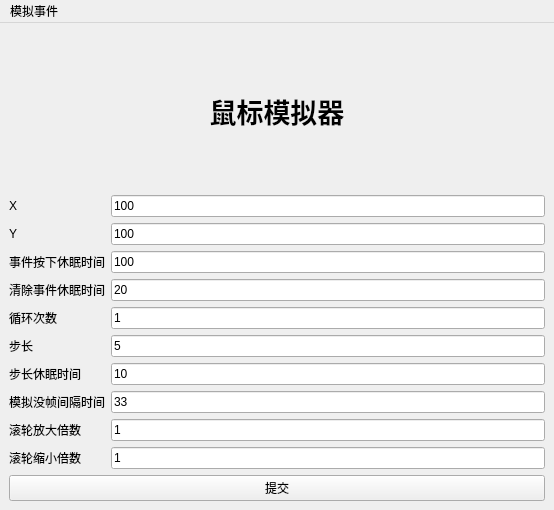
<?xml version="1.0" encoding="UTF-8"?>
<ui version="4.0">
 <class>MainWindow</class>
 <widget class="QMainWindow" name="MainWindow">
  <property name="geometry">
   <rect>
    <x>0</x>
    <y>0</y>
    <width>554</width>
    <height>510</height>
   </rect>
  </property>
  <property name="windowTitle">
   <string>MainWindow</string>
  </property>
  <widget class="QWidget" name="centralWidget">
   <layout class="QVBoxLayout" name="verticalLayout_2">
    <item>
     <layout class="QVBoxLayout" name="verticalLayout">
      <item>
       <widget class="QLabel" name="label_3">
        <property name="font">
         <font>
          <pointsize>20</pointsize>
          <bold>true</bold>
         </font>
        </property>
        <property name="text">
         <string>鼠标模拟器</string>
        </property>
        <property name="alignment">
         <set>Qt::AlignCenter</set>
        </property>
       </widget>
      </item>
     </layout>
    </item>
    <item>
     <layout class="QGridLayout" name="gridLayout">
      <item row="8" column="2">
       <widget class="QLineEdit" name="wheelZoomIn_mult_wheel_delta">
        <property name="text">
         <string>1</string>
        </property>
       </widget>
      </item>
      <item row="8" column="1">
       <widget class="QLabel" name="label_10">
        <property name="text">
         <string>滚轮放大倍数</string>
        </property>
       </widget>
      </item>
      <item row="1" column="2">
       <widget class="QLineEdit" name="target_move_y">
        <property name="text">
         <string>100</string>
        </property>
       </widget>
      </item>
      <item row="5" column="2">
       <widget class="QLineEdit" name="stride">
        <property name="text">
         <string>5</string>
        </property>
       </widget>
      </item>
      <item row="6" column="2">
       <widget class="QLineEdit" name="stride_delay">
        <property name="text">
         <string>10</string>
        </property>
       </widget>
      </item>
      <item row="3" column="2">
       <widget class="QLineEdit" name="clear_event_sleep_time">
        <property name="text">
         <string>20</string>
        </property>
       </widget>
      </item>
      <item row="2" column="1">
       <widget class="QLabel" name="label_7">
        <property name="text">
         <string>事件按下休眠时间</string>
        </property>
       </widget>
      </item>
      <item row="5" column="1">
       <widget class="QLabel" name="label_5">
        <property name="text">
         <string>步长</string>
        </property>
       </widget>
      </item>
      <item row="7" column="1">
       <widget class="QLabel" name="label_9">
        <property name="text">
         <string>模拟没帧间隔时间</string>
        </property>
       </widget>
      </item>
      <item row="2" column="2">
       <widget class="QLineEdit" name="event_down_sleep_time">
        <property name="text">
         <string>100</string>
        </property>
       </widget>
      </item>
      <item row="4" column="1">
       <widget class="QLabel" name="label_4">
        <property name="text">
         <string>循环次数</string>
        </property>
       </widget>
      </item>
      <item row="3" column="1">
       <widget class="QLabel" name="label_8">
        <property name="text">
         <string>清除事件休眠时间</string>
        </property>
       </widget>
      </item>
      <item row="6" column="1">
       <widget class="QLabel" name="label_6">
        <property name="text">
         <string>步长休眠时间</string>
        </property>
       </widget>
      </item>
      <item row="0" column="1">
       <widget class="QLabel" name="label">
        <property name="text">
         <string>X</string>
        </property>
       </widget>
      </item>
      <item row="0" column="2">
       <widget class="QLineEdit" name="target_move_x">
        <property name="text">
         <string>100</string>
        </property>
       </widget>
      </item>
      <item row="4" column="2">
       <widget class="QLineEdit" name="for_cnt">
        <property name="text">
         <string>1</string>
        </property>
       </widget>
      </item>
      <item row="7" column="2">
       <widget class="QLineEdit" name="frame_interval">
        <property name="text">
         <string>33</string>
        </property>
       </widget>
      </item>
      <item row="1" column="1">
       <widget class="QLabel" name="label_2">
        <property name="text">
         <string>Y</string>
        </property>
       </widget>
      </item>
      <item row="9" column="1">
       <widget class="QLabel" name="label_11">
        <property name="text">
         <string>滚轮缩小倍数</string>
        </property>
       </widget>
      </item>
      <item row="9" column="2">
       <widget class="QLineEdit" name="wheelZoomOut_mult_wheel_delta">
        <property name="text">
         <string>1</string>
        </property>
       </widget>
      </item>
     </layout>
    </item>
    <item>
     <widget class="QPushButton" name="submit">
      <property name="text">
       <string>提交</string>
      </property>
     </widget>
    </item>
   </layout>
  </widget>
  <widget class="QMenuBar" name="menuBar">
   <property name="geometry">
    <rect>
     <x>0</x>
     <y>0</y>
     <width>554</width>
     <height>21</height>
    </rect>
   </property>
   <widget class="QMenu" name="menu">
    <property name="title">
     <string>模拟事件</string>
    </property>
    <addaction name="moveCursor"/>
    <addaction name="leftClick"/>
    <addaction name="leftDoubleClick"/>
    <addaction name="leftDrag"/>
    <addaction name="rightClick"/>
    <addaction name="rightDrag"/>
    <addaction name="wheelZoomIn"/>
    <addaction name="wheelZoomOut"/>
    <addaction name="middleDrag"/>
   </widget>
   <addaction name="menu"/>
  </widget>
  <action name="actioncamera">
   <property name="text">
    <string>选择相机</string>
   </property>
   <property name="menuRole">
    <enum>QAction::NoRole</enum>
   </property>
  </action>
  <action name="actionsetting">
   <property name="text">
    <string>配置</string>
   </property>
   <property name="menuRole">
    <enum>QAction::NoRole</enum>
   </property>
  </action>
  <action name="actionlog">
   <property name="text">
    <string>操作日志</string>
   </property>
   <property name="toolTip">
    <string>操作日志</string>
   </property>
   <property name="menuRole">
    <enum>QAction::NoRole</enum>
   </property>
  </action>
  <action name="moveCursor_left">
   <property name="text">
    <string>光标位置移动-left</string>
   </property>
  </action>
  <action name="leftClick">
   <property name="text">
    <string>左键单击</string>
   </property>
  </action>
  <action name="leftDoubleClick">
   <property name="text">
    <string>左键双击</string>
   </property>
  </action>
  <action name="leftDrag_left">
   <property name="text">
    <string>左键点击拖动-left</string>
   </property>
  </action>
  <action name="rightClick">
   <property name="text">
    <string>右键单击</string>
   </property>
  </action>
  <action name="rightDrag_right">
   <property name="text">
    <string>右键点击拖动-right</string>
   </property>
  </action>
  <action name="wheelZoomIn">
   <property name="text">
    <string>滚轮放大 (滚轮向上滚动)</string>
   </property>
  </action>
  <action name="wheelZoomOut">
   <property name="text">
    <string>滚轮缩小 (滚轮向下滚动)</string>
   </property>
  </action>
  <action name="middleDrag">
   <property name="text">
    <string>中键点击拖动</string>
   </property>
  </action>
  <action name="moveCursor_right">
   <property name="text">
    <string>光标位置移动-right</string>
   </property>
  </action>
  <action name="moveCursor_up">
   <property name="text">
    <string>光标位置移动-up</string>
   </property>
  </action>
  <action name="moveCursor">
   <property name="text">
    <string>光标位置移动</string>
   </property>
  </action>
  <action name="leftDrag_right">
   <property name="text">
    <string>左键点击拖动-right</string>
   </property>
  </action>
  <action name="leftDrag_up">
   <property name="text">
    <string>左键点击拖动-up</string>
   </property>
  </action>
  <action name="leftDrag">
   <property name="text">
    <string>左键点击拖动</string>
   </property>
  </action>
  <action name="rightDrag">
   <property name="text">
    <string>右键点击拖动</string>
   </property>
  </action>
  <action name="rightDrag_up">
   <property name="text">
    <string>右键点击拖动-up</string>
   </property>
  </action>
  <action name="rightDrag_down">
   <property name="text">
    <string>右键点击拖动-down</string>
   </property>
  </action>
 </widget>
 <resources/>
 <connections/>
</ui>
